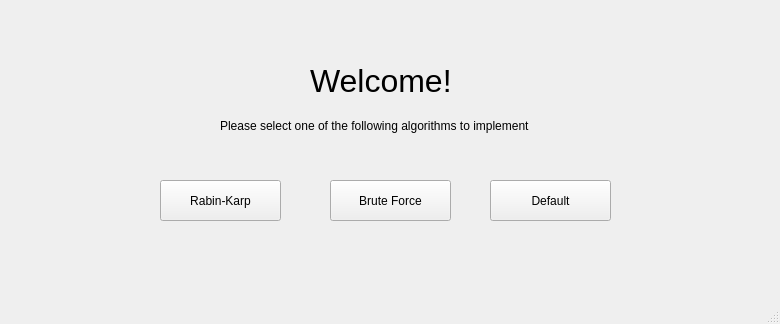
<?xml version="1.0" encoding="UTF-8"?>
<ui version="4.0">
 <class>MainWindow</class>
 <widget class="QMainWindow" name="MainWindow">
  <property name="geometry">
   <rect>
    <x>0</x>
    <y>0</y>
    <width>780</width>
    <height>324</height>
   </rect>
  </property>
  <property name="windowTitle">
   <string>MainWindow</string>
  </property>
  <widget class="QWidget" name="centralwidget">
   <widget class="QLabel" name="label_welcome">
    <property name="geometry">
     <rect>
      <x>310</x>
      <y>50</y>
      <width>141</width>
      <height>61</height>
     </rect>
    </property>
    <property name="font">
     <font>
      <family>Segoe UI</family>
      <pointsize>24</pointsize>
      <bold>false</bold>
     </font>
    </property>
    <property name="text">
     <string>Welcome!</string>
    </property>
   </widget>
   <widget class="QLabel" name="label_msg">
    <property name="geometry">
     <rect>
      <x>220</x>
      <y>110</y>
      <width>321</width>
      <height>31</height>
     </rect>
    </property>
    <property name="text">
     <string>Please select one of the following algorithms to implement</string>
    </property>
   </widget>
   <widget class="QPushButton" name="pushButton_rb">
    <property name="geometry">
     <rect>
      <x>160</x>
      <y>180</y>
      <width>121</width>
      <height>41</height>
     </rect>
    </property>
    <property name="text">
     <string>Rabin-Karp</string>
    </property>
   </widget>
   <widget class="QPushButton" name="pushButton_bf">
    <property name="geometry">
     <rect>
      <x>330</x>
      <y>180</y>
      <width>121</width>
      <height>41</height>
     </rect>
    </property>
    <property name="text">
     <string>Brute Force</string>
    </property>
   </widget>
   <widget class="QPushButton" name="pushButton_df">
    <property name="geometry">
     <rect>
      <x>490</x>
      <y>180</y>
      <width>121</width>
      <height>41</height>
     </rect>
    </property>
    <property name="text">
     <string>Default</string>
    </property>
   </widget>
  </widget>
  <widget class="QStatusBar" name="statusbar"/>
 </widget>
 <resources/>
 <connections/>
</ui>
